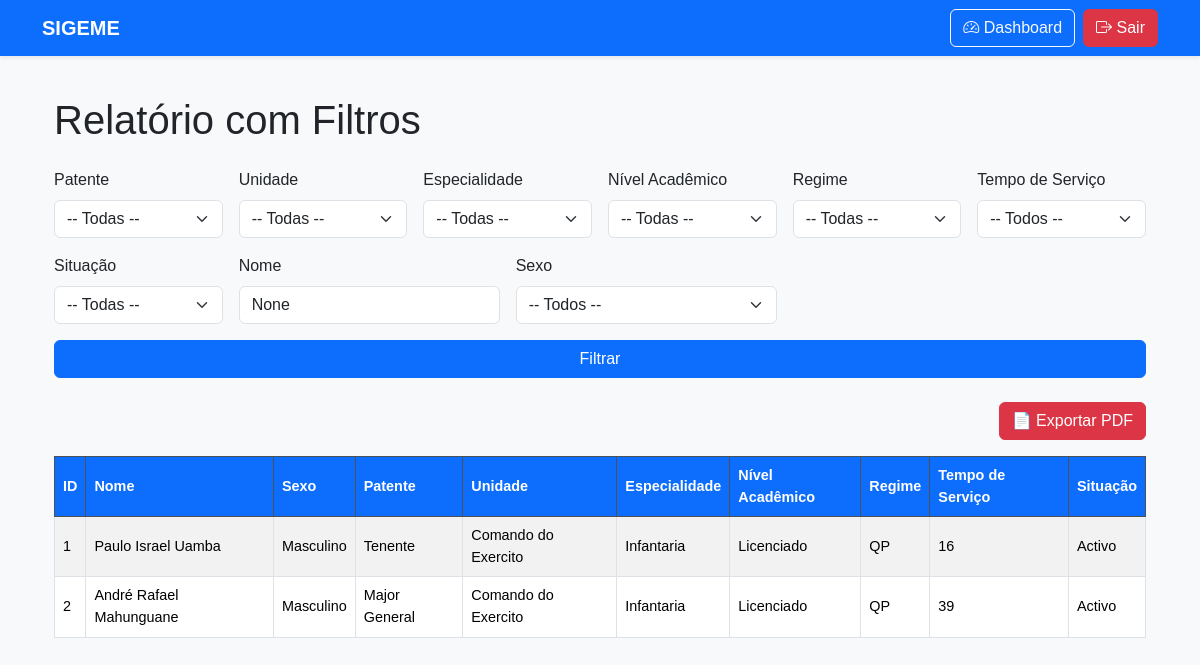
Screenshot of /relatorios/filtro with the database file from the repository.
### app.py (models this page shows)
class Militar(db.Model):
    __tablename__ = 'militares'
    id = db.Column(db.Integer, primary_key=True)
    foto = db.Column(db.String(200))
    familiares = db.relationship("Familiar", back_populates="militar", cascade="all, delete-orphan")
    formacoes = db.relationship("Formacao", back_populates="militar", cascade="all, delete-orphan")
    lista_funcoes = db.relationship("Funcao", back_populates="militar", cascade="all, delete-orphan")
    promocoes = db.relationship("Promocao", back_populates="militar", cascade="all, delete-orphan")
    linguas = db.relationship("Lingua", back_populates="militar", cascade="all, delete-orphan")
    nome_completo = db.Column(db.String, nullable=False)
    sexo = db.Column(db.String)
    data_nascimento = db.Column(db.Date)
    idade = db.Column(db.Integer)
    altura = db.Column(db.Integer)
    numero_calcado = db.Column(db.Integer)
    nacionalidade = db.Column(db.String)
    email = db.Column(db.String)
    contacto1 = db.Column(db.String)
    contacto2 = db.Column(db.String)
    patente = db.Column(db.String)
    cargo_funcao = db.Column(db.String)
    regime = db.Column(db.String)
    nuit = db.Column(db.String)
    numero_bi = db.Column(db.String)
    data_emissao_bi = db.Column(db.Date)
    numero_bi_militar = db.Column(db.String)
    validade_bi_militar = db.Column(db.Date)
    numero_passaporte = db.Column(db.String)
    data_emissao_passaporte = db.Column(db.Date)
    pais_nascimento = db.Column(db.String)
    provincia_nascimento = db.Column(db.String)
    distrito_nascimento = db.Column(db.String)
    posto_administrativo = db.Column(db.String)
    localidade = db.Column(db.String)
    estado_civil = db.Column(db.String)
    conjuge = db.Column(db.String)
    data_incorporacao = db.Column(db.Date)
    tempo_servico = db.Column(db.Integer)
    situacao = db.Column(db.String)
    ordem_servico = db.Column(db.String)
    data_ultima_promocao = db.Column(db.Date)
    numero_os_ultima_promocao = db.Column(db.String)
    nivel_academico = db.Column(db.String)
    contacto_emergencia = db.Column(db.String)
    parentesco_emergencia = db.Column(db.String)
    nome_emergencia = db.Column(db.String(100))
    morada_emergencia = db.Column(db.String(200))
    observacoes = db.Column(db.Text)
    especialidade = db.Column(db.String)
    unidade = db.Column(db.String)   # ✔ corrigido: é String, não unidade_id
    provincia = db.Column(db.String)
    distrito = db.Column(db.String)
    conta_bancaria = db.Column(db.String)
    banco = db.Column(db.String)
    tipo_conducao = db.Column(db.String)
    tempo_experiencia_conducao = db.Column(db.Integer)
    tipo_carta = db.Column(db.String)
    numero_carta = db.Column(db.String)
    validade_carta = db.Column(db.Date)
    situacao = db.Column(db.String(50))
    data_obito = db.Column(db.Date, nullable=True)
    causa_obito = db.Column(db.String(100), nullable=True)
    obs_obito = db.Column(db.Text, nullable=True)
    created_at = db.Column(db.DateTime, default=db.func.current_timestamp())
    updated_at = db.Column(db.DateTime, default=db.func.current_timestamp(), onupdate=db.func.current_timestamp())
    criado_por = db.Column(db.String(50))
    criado_em = db.Column(db.DateTime, default=datetime.utcnow)
    atualizado_por = db.Column(db.String(50))
    atualizado_em = db.Column(db.DateTime, onupdate=datetime.utcnow)

### app.py (the view)
@app.route('/relatorios/filtro', methods=['GET'])
def relatorio_filtro():
    patente = request.args.get("patente")
    unidade = request.args.get("unidade")
    especialidade = request.args.get("especialidade")
    nivel_academico = request.args.get("nivel_academico")
    regime = request.args.get("regime")
    tempo_servico = request.args.get("tempo_servico")
    nome = request.args.get("nome")
    sexo = request.args.get("sexo")
    situacao = request.args.get("situacao")   # <-- Novo filtro
    niveis_fixos = [
        "PhD", "Mestre", "Licenciado", "Bacharel",
        "Tecnico Medio", "12 Classe", "10 Classe",
        "7 Classe", "5 Classe"
    ]
    patentes = [p[0] for p in db.session.query(Militar.patente.distinct()).filter(Militar.patente != None, Militar.patente != '').all()]
    unidades = [u[0] for u in db.session.query(Militar.unidade.distinct()).filter(Militar.unidade != None, Militar.unidade != '').all()]
    especialidades = [e[0] for e in db.session.query(Militar.especialidade.distinct()).filter(Militar.especialidade != None, Militar.especialidade != '').all()]
    niveis_db = [n[0] for n in db.session.query(Militar.nivel_academico.distinct()).filter(Militar.nivel_academico != None, Militar.nivel_academico != '').all()]
    regimes = [r[0] for r in db.session.query(Militar.regime.distinct()).filter(Militar.regime != None, Militar.regime != '').all()]
    tempos = [t[0] for t in db.session.query(Militar.tempo_servico.distinct()).filter(Militar.tempo_servico != None, Militar.tempo_servico != '').all()]
    situacoes = [s[0] for s in db.session.query(Militar.situacao.distinct()).filter(Militar.situacao != None, Militar.situacao != '').all()]  # <-- lista de situações
    niveis = sorted(set(niveis_fixos + niveis_db))
    query = db.session.query(Militar)
    if patente: query = query.filter(Militar.patente == patente)
    if unidade: query = query.filter(Militar.unidade == unidade)
    if especialidade: query = query.filter(Militar.especialidade == especialidade)
    if nivel_academico: query = query.filter(Militar.nivel_academico == nivel_academico)
    if regime: query = query.filter(Militar.regime == regime)
    if tempo_servico: query = query.filter(Militar.tempo_servico == tempo_servico)
    if nome: query = query.filter(Militar.nome_completo.ilike(f"%{nome}%"))
    if sexo: query = query.filter(Militar.sexo == sexo)
    if situacao: query = query.filter(Militar.situacao == situacao)   # <-- aplica filtro
    dados = query.all()
    return render_template(
        "relatorio_filtro.html",
        patentes=patentes,
        unidades=unidades,
        especialidades=especialidades,
        niveis=niveis,
        regimes=regimes,
        tempos=tempos,
        situacoes=situacoes,   # <-- passa lista para o template
        patente=patente,
        unidade=unidade,
        especialidade=especialidade,
        nivel_academico=nivel_academico,
        regime=regime,
        tempo_servico=tempo_servico,
        nome=nome,
        sexo=sexo,
        situacao=situacao,     # <-- passa valor selecionado
        dados=dados
    )

### templates/relatorio_filtro.html (shortened to what this page needs)
{% extends "base.html" %}
{% block content %}
<div class="container mt-4">
    <h1 class="mb-4">Relatório com Filtros</h1>
    <form method="get" action="{{ url_for('relatorio_filtro') }}" class="row g-3 mb-4">
        <div class="col-md-2">
            <label for="patente" class="form-label">Patente</label>
            <select name="patente" id="patente" class="form-select">
                <option value="">-- Todas --</option>
            </select>
        </div>
        <div class="col-md-2">
            <label for="unidade" class="form-label">Unidade</label>
            <select name="unidade" id="unidade" class="form-select">
                <option value="">-- Todas --</option>
            </select>
        </div>
        <div class="col-md-2">
            <label for="especialidade" class="form-label">Especialidade</label>
            <select name="especialidade" id="especialidade" class="form-select">
                <option value="">-- Todas --</option>
            </select>
        </div>
        <div class="col-md-2">
            <label for="nivel_academico" class="form-label">Nível Acadêmico</label>
            <select name="nivel_academico" id="nivel_academico" class="form-select">
                <option value="">-- Todas --</option>
            </select>
        </div>
        <div class="col-md-2">
            <label for="regime" class="form-label">Regime</label>
            <select name="regime" id="regime" class="form-select">
                <option value="">-- Todas --</option>
            </select>
        </div>
        <div class="col-md-2">
            <label for="tempo_servico" class="form-label">Tempo de Serviço</label>
            <select name="tempo_servico" id="tempo_servico" class="form-select">
                <option value="">-- Todos --</option>
            </select>
        </div>
        <div class="col-md-2">
            <label for="situacao" class="form-label">Situação</label>
            <select name="situacao" id="situacao" class="form-select">
                <option value="">-- Todas --</option>
            </select>
        </div>
        <div class="col-md-3">
            <label for="nome" class="form-label">Nome</label>
            <input type="text" id="nome" name="nome" class="form-control" value="{{ nome }}">
        </div>
        <div class="col-md-3">
            <label for="sexo" class="form-label">Sexo</label>
            <select id="sexo" name="sexo" class="form-select">
                <option value="">-- Todos --</option>
            </select>
        </div>
        <div class="col-md-12 d-flex align-items-end">
            <button type="submit" class="btn btn-primary w-100">Filtrar</button>
        </div>
    </form>
<div class="d-flex justify-content-end mb-3">
    <a href="{{ url_for('relatorio_filtro_pdf',
        patente=patente, unidade=unidade, especialidade=especialidade,
        nivel_academico=nivel_academico, regime=regime, tempo_servico=tempo_servico,
        situacao=situacao, nome=nome, sexo=sexo) }}"
       class="btn btn-danger">
        📄 Exportar PDF
    </a>
</div>
<table class="table table-bordered table-striped mt-3">
    <thead class="table-dark">
        <tr>
            <th>ID</th>
            <th>Nome</th>
            <th>Sexo</th>
            <th>Patente</th>
            <th>Unidade</th>
            <th>Especialidade</th>
            <th>Nível Acadêmico</th>
            <th>Regime</th>
            <th>Tempo de Serviço</th>
            <th>Situação</th>
        </tr>
    </thead>
    <tbody>
        {% if dados %}
            {% for row in dados %}
                <tr>
                    <td>{{ row.id }}</td>
                    <td>{{ row.nome_completo }}</td>
                    <td>{{ row.sexo }}</td>
                    <td>{{ row.patente }}</td>
                    <td>{{ row.unidade }}</td>
                    <td>{{ row.especialidade }}</td>
                    <td>{{ row.nivel_academico }}</td>
                    <td>{{ row.regime }}</td>
                    <td>{{ row.tempo_servico }}</td>
                    <td>{{ row.situacao }}</td>
                </tr>
            {% endfor %}
        {% else %}
            <tr>
                <td colspan="10" class="text-center text-muted">Nenhum resultado encontrado</td>
            </tr>
        {% endif %}
    </tbody>
</table>
</div>
{% endblock %}

### static/style.css (style rules this page uses)
body { background-color: #f8f9fa; font-family: Arial, sans-serif; }
.table { font-size: 0.9rem; }
.table th { background-color: #0d6efd; color: #fff; }
.table td, .table th { padding: 0.5rem; vertical-align: middle; }
.btn-primary { background-color: #0d6efd; border-color: #0d6efd; }
.btn-danger { background-color: #dc3545; border-color: #dc3545; }

### rows the page displays
Militar: id "1", nome_completo "Paulo Israel Uamba", sexo "Masculino", patente "Tenente", unidade "Comando do Exercito", especialidade "Infantaria", nivel_academico "Licenciado", regime "QP", tempo_servico "16", situacao "Activo"
Militar: id "2", nome_completo "André Rafael Mahunguane", sexo "Masculino", patente "Major General", unidade "Comando do Exercito", especialidade "Infantaria", nivel_academico "Licenciado", regime "QP", tempo_servico "39", situacao "Activo"
